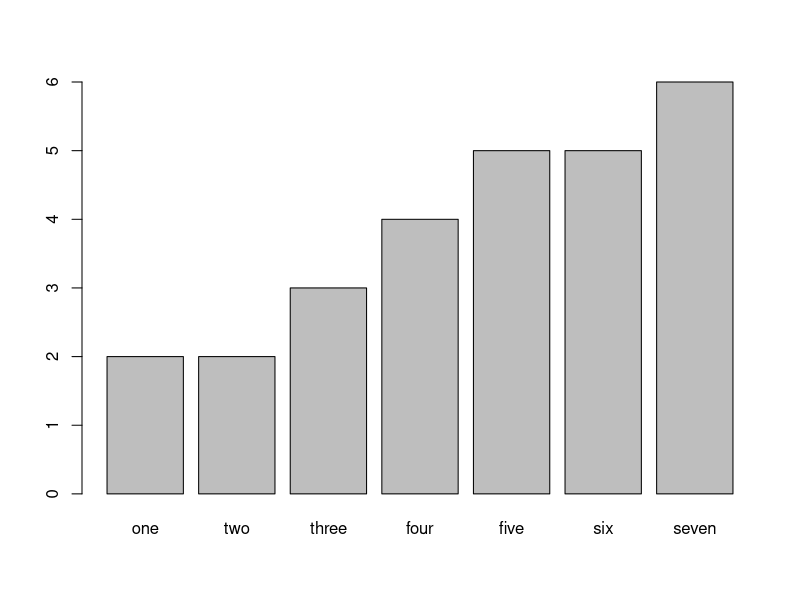
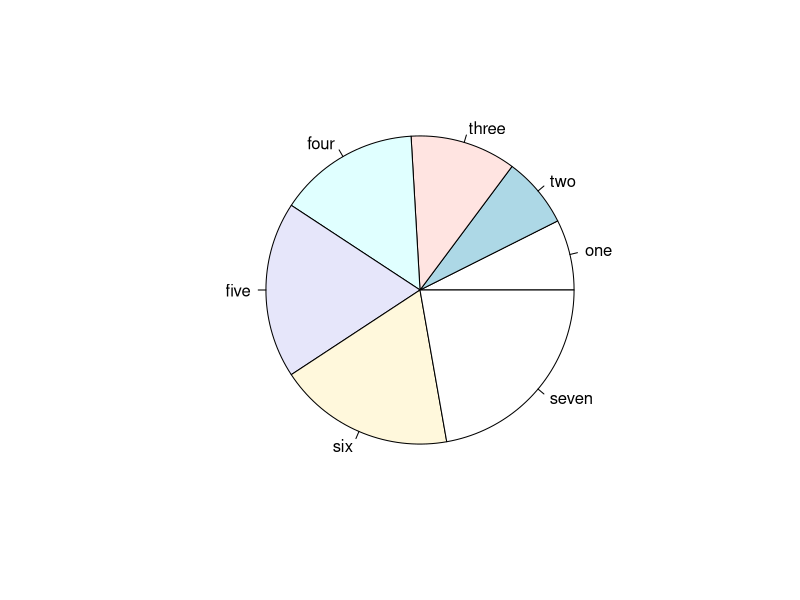
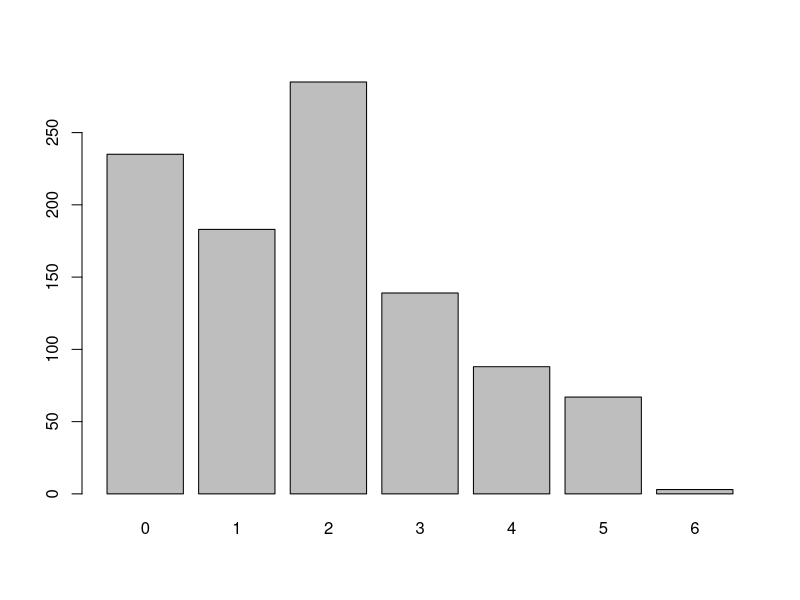
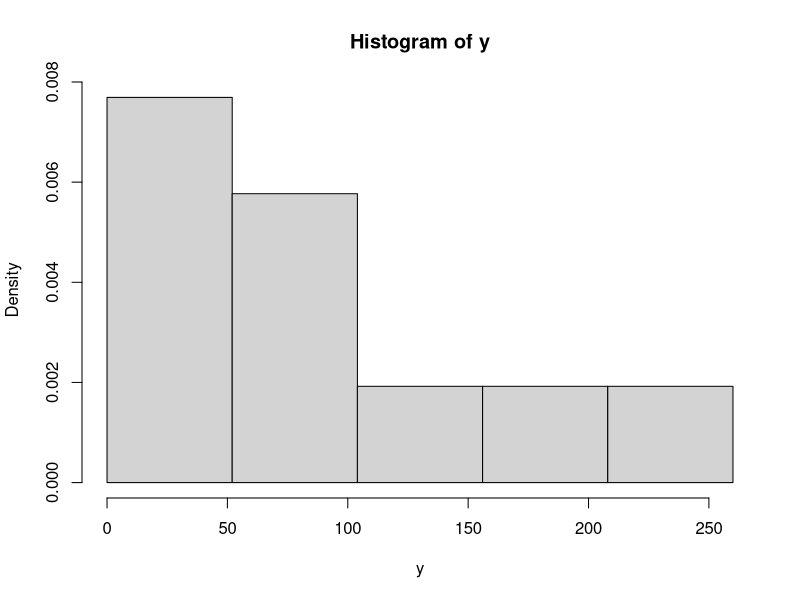
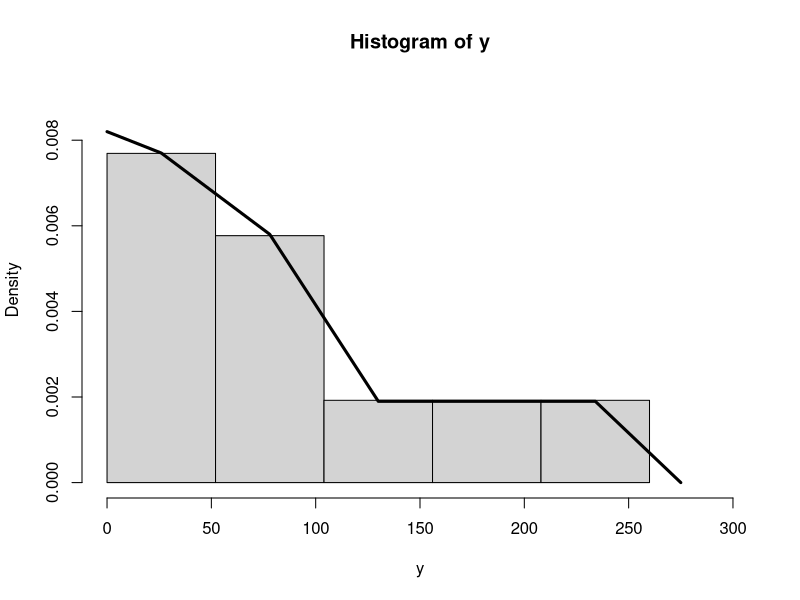
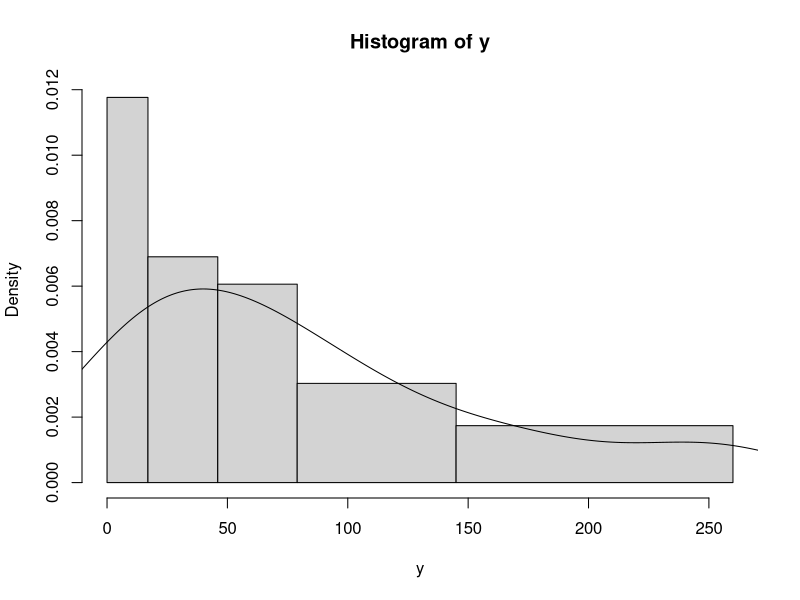
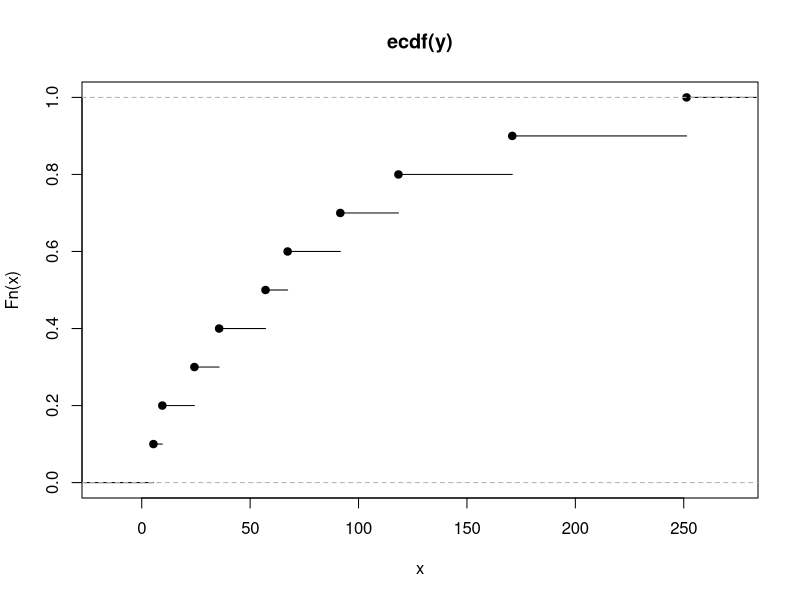
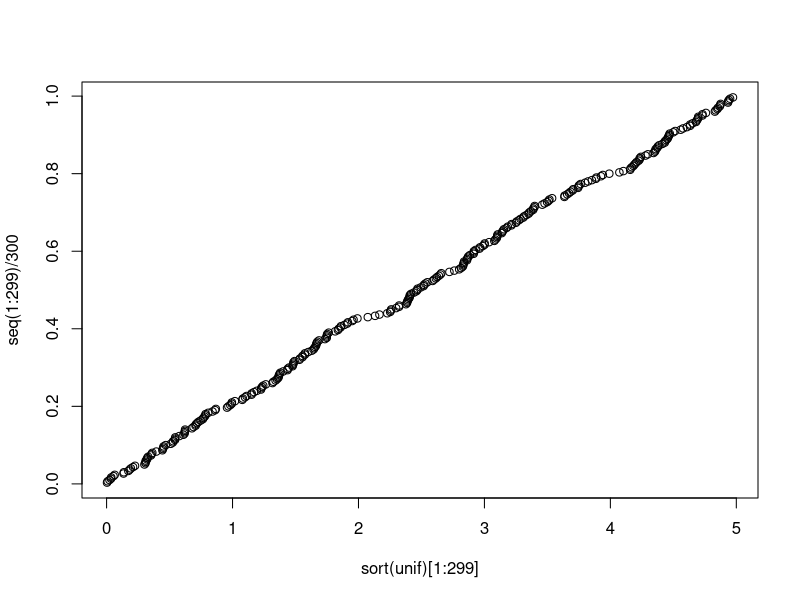

Generate these figures, in order, with R:
# DISCRET : 
# Variables qualitatives, proportionnelle a la frequence relative de chaque modalite

# La quantite de chaque categorie
x <-c(2,2,3,4,5,5,6)
# Les noms des categorie
partis <- c("one", "two", "three", "four", "five", "six", "seven")
barplot(x, names=partis) # Frequenes sur les coordonnees
pie(x,labels=partis) # Les proportions


# Variables quantitatives, utlise pluton les diagrammes en batons car elles ont un ordre naturel
barplot(c(235,183,285,139,88,67,3),names=c(0,1,2,3,4,5,6))


# CONTINUE : Faut ordonner les donnees en premier
x <- c(91.6, 35.7, 251.3, 24.3, 5.4, 67.3, 170.9, 9.5, 118.4, 57.1)
y <- sort(x)
print(min(x))
print(y)

# les deux sont egaux
l <- log(22,base=2)
l2 <- log(22)/log(2)
print(l)
print(l2)


# Meme largeur
# Histogramme -> une estimation de la densite des observations
hist(y, prob=T, breaks = seq(0,260,52)) # bornes + largeur de chaque classe
# Polygone de repartition empirique
abs<-c(0,26,78,130,182,234,275) #les valeurs du milieu de chaque rectangle
ord<-c(0.0082,0.0077,0.0058,0.0019,0.0019,0.0019,0) # Les valeurs correspondantes + deux bornes sur Y
hist(y, prob=T, breaks=seq(0,260,52), xlim=c(0,300), ylim=c(0,0.009)) # l'intervalle x et y
lines(abs,ord,lwd=3) # tracer la courbe

# Meme effectf
# Histogramme : la moyenne de deux bornes
hist(y, prob=T, breaks = c(0,17,46,79,145, 260)) # il suffit d'ajouter les intervalles de classes
# les courbes plus lisses avec le noyau -> density(x)
lines(density(y))


# Fonction de repartition empirique -> graphes de probabilites
plot(ecdf(y)) # Ceci n'est pas possible de verifier a l'oeil si c'est pas alinee




# Passer aux graphes de probabilistes

# La loi uniforme a mon avis F(x) = P(X<=x) = (b-x)/(b-a) => (xi,i/n)
unif <- runif(300,0,5)
plot(sort(unif)[1:299],seq(1:299)/300)

# Loi exponentiel : y=-lambda*x
# (xi, log(1-i/n)) -> i est seq(1:9) ou il y a 10 elements en totale, donc diviser par n=10
plot(sort(x)[1:9],log(1-seq(1:9)/10),ylim=c(-2.5,0.1))
abline(v=0)
abline(h=0)

# Loi normal
# (xi, Phi(-1)(i/n)) : i de 1 a n-1, n est le nombre d'elements, Phi(-1) donner par qnorm
plot(sort(x)[1:9], qnorm(seq(1:9)/10))
abline(h = 0)

# Tracer presque la meme chose que precedent, utile pour vite faire
qqnorm(x)

# Moyenne empirique
moyenne <- mean(y)
print(moyenne)

# Les valeurs extremes
min <- min(y)
max <- max(y)
moyenneLocalisation <- (min+max)/2
print(moyenneLocalisation)

# Mediane empirique : qui n'est pas impacte par les valeurs extremes
median(y) # 62.2

# Variance
sn_au_carree <- var(y)
# Ecart-type
sn <- sd(y)
# coefficient de variance empirique
coe <- sn/moyenne
print(coe)

# Quantile(x,p)
quan <- quantile(y,1/2)
print(quan) # Affichage : 50%, et la medianne : 62.2

# minimum, premier quartile, mediane, moyenne, troisieme quartile, maximun
summary(y)



